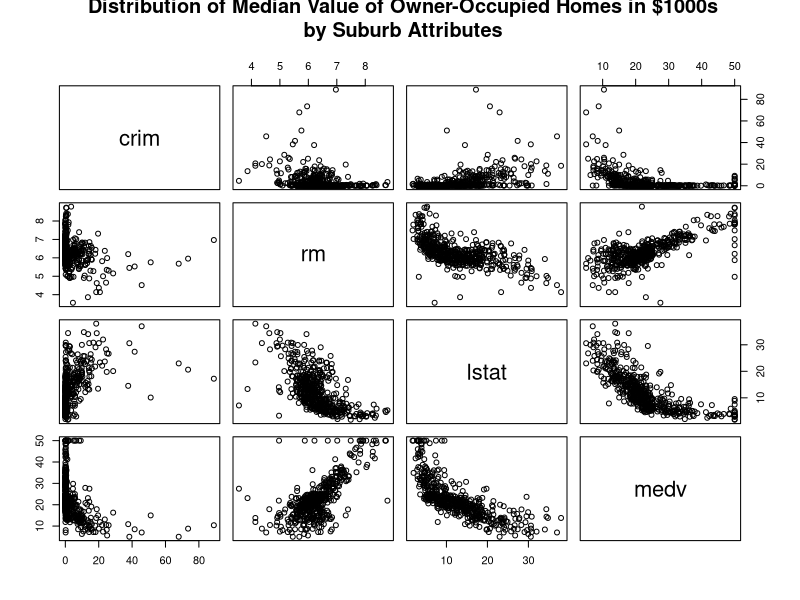
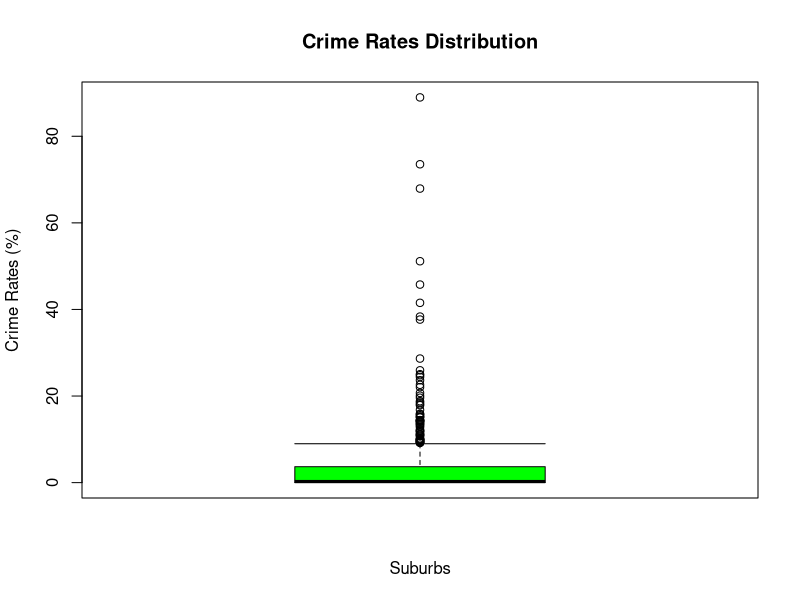
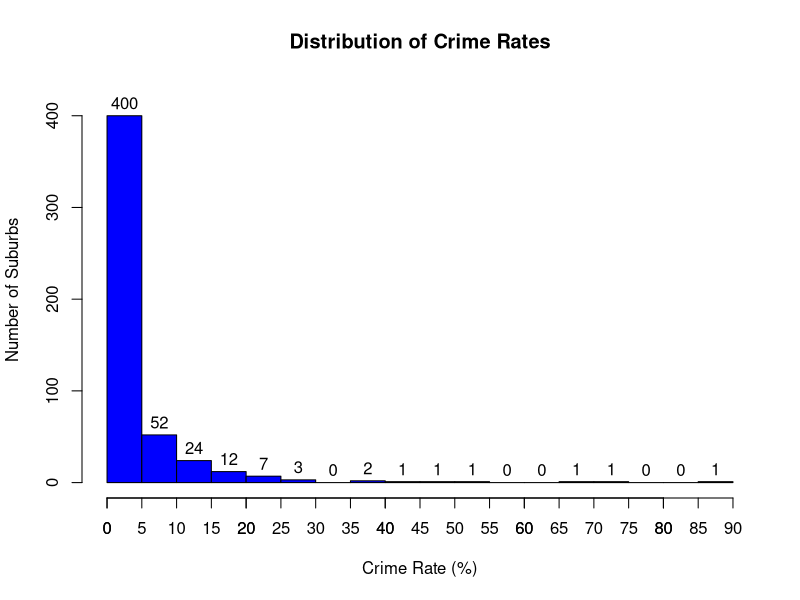
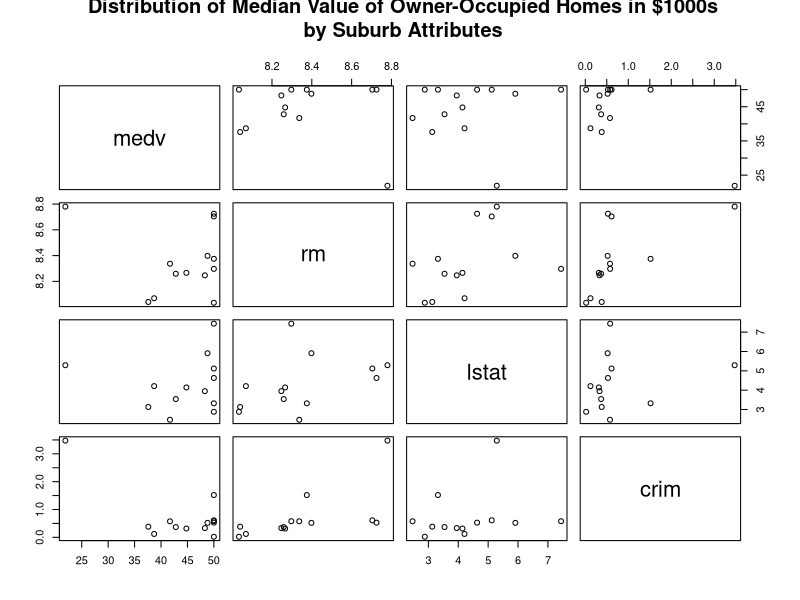
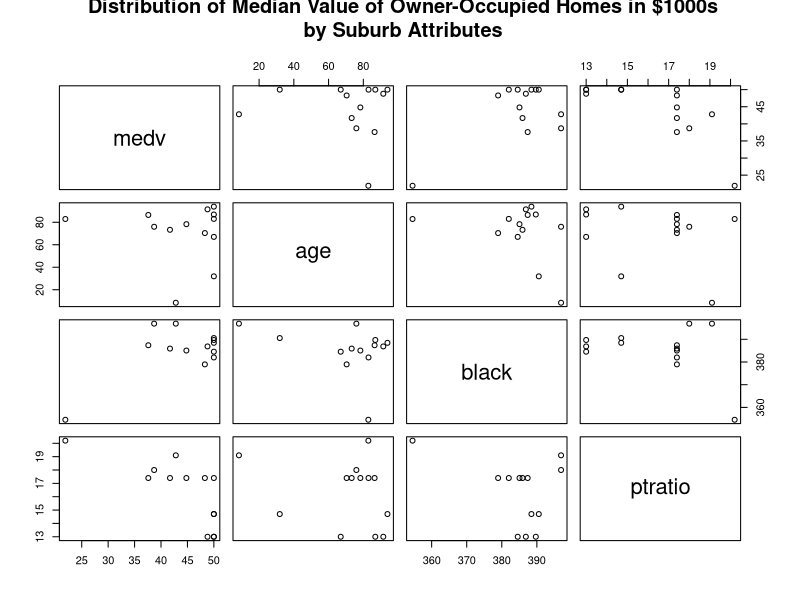
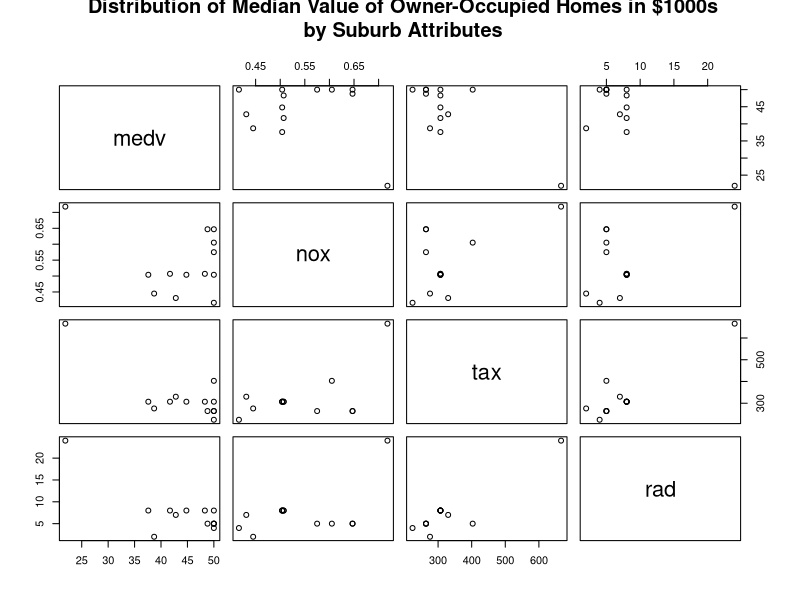
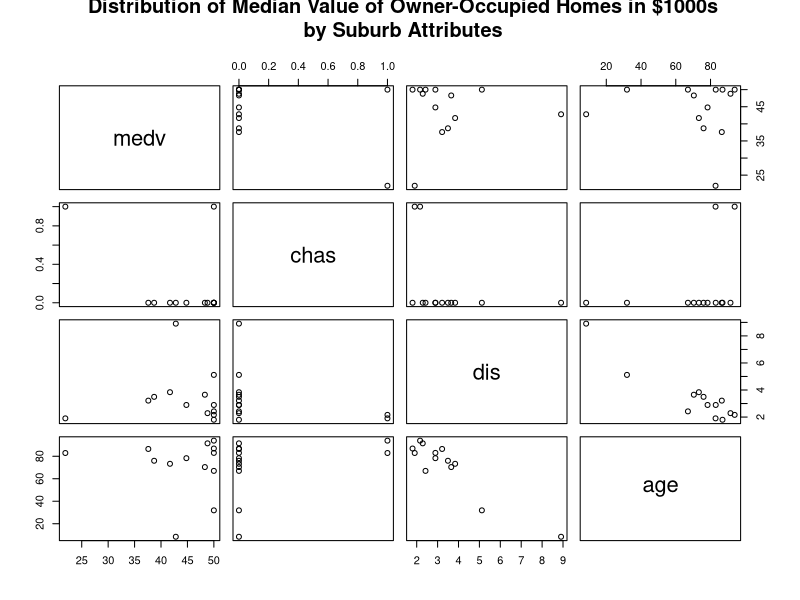
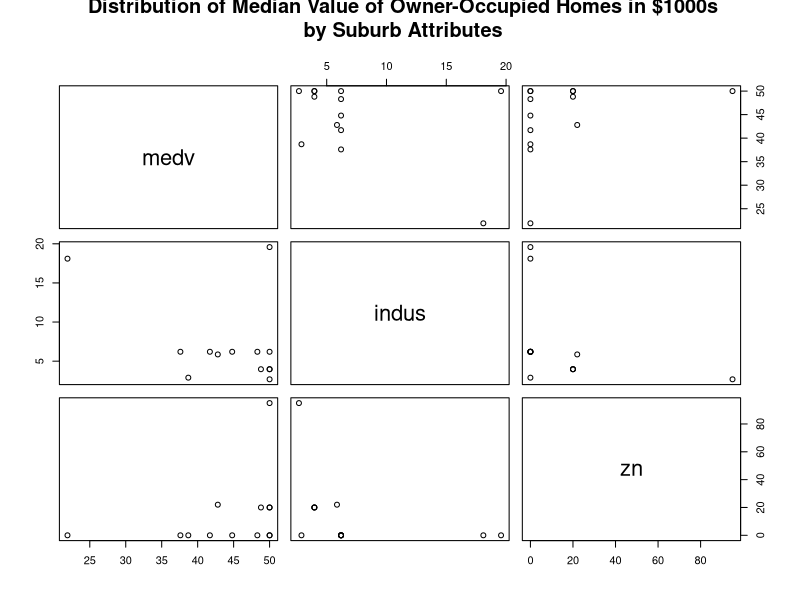

Write the R code that produced these figures, in order.
# getwd()
# setwd("/Users/student/Desktop/")
# getwd()
library(dplyr)
library(readxl)
# To begin, load in the Boston data set. The Boston data set is part of the MASS library in R.
library(MASS)
?Boston
data("Boston")
#Boston_tbl <- tbl_df(Boston)


# crim           per capita crime rate by town.
# zn             proportion of residential land zoned for lots over 25,000 sq.ft.
# indus          proportion of non-retail business acres per town.
# chas           Charles River dummy variable (= 1 if tract bounds river; 0 otherwise).
# nox            nitrogen oxides concentration (parts per 10 million).
# rm             average number of rooms per dwelling.
# age            proportion of owner-occupied units built prior to 1940.
# dis            weighted mean of distances to five Boston employment centres.
# rad            index of accessibility to radial highways.
# tax            full-value property-tax rate per \$10,000.
# ptratio        pupil-teacher ratio by town.
# black          1000(Bk - 0.63)^2 where Bk is the proportion of blacks by town.
# lstat          lower status of the population (percent).
# medv           median value of owner-occupied homes in \$1000s.



# 1. How many observations are in this data set?
dim(Boston) # 506 obs.

# 2. Consider per capita crime rate, average number of rooms per dwelling, percent of the lower
# status of the population, and median value of the owner-occupied homes variables. Make a
# pairwise scatterplot.

# a. Submit the PDF file of the scatterplots.
pairs(Boston[, c(1, 6, 13, 14)], main = " Distribution of Median Value of Owner-Occupied Homes in $1000s\n by Suburb Attributes")

# b. Describe your findings. Comment on how the value of the home is affected by the three 
#factors selected.

# From the pairwise scatterplot, we can see that there seems to be negative (almost linear) 
# relationship or inverse relationship between the median value of the owner-occupied homes and 
# the percent of the lower status of the population. In other words, as the percentage of the population 
# that is of lower status increases, the median value of the owner-occupied homes decreases. One sees a 
# similar relationship between the median value of the owner-occupied homes and per capita crime rate. As 
# the per capita crime rate in a suburb increases, the median value of the owner-occupied homes tends to 
# decrease - although the negative relationship in this case looks weaker. Finally, there seems to be positive 
# (almost linear) relationship between the median value of the owner-occupied homes and the average number of 
# rooms per dwelling. In other words, as the average number of rooms per dwelling in a suburb increases, the median 
# value of the owner-occupied homes increase.



# 3. Consider the crime rate factor. Do any of the suburbs of Boston appear to have particularly high
#crime rates? What data visualization technique is appropriate to use to answer the question
#above?
attach(Boston)  
boxplot(crim, xlab = "Suburbs", ylab = "Crime Rates (%)", main = "Crime Rates Distribution", horizontal = F, staplewex = 1, col = c("green", "red", "blue", "yellow"))

b = seq(0, 90, by= 5)
hist(crim, breaks = b, xlab = "Crime Rate (%)", ylab = "Number of Suburbs", main = "Distribution of Crime Rates", col = "blue", ylim = c(0,420), xlim = c(0,90), labels = T)
axis(1, at = b)
detach(Boston)

# Yes! There a many suburbs of Boston that appear to have particularly high crime rates. An appropriate data visualization technique 
# to answer the question above would be a boxplot. This is an appropriate technique because a boxplot of crime rates shows the outliers 
# in the dataset. An even better a data visualization technique to answer the question above would be a histogram. In this case, the histogram 
# helps us see a subset of the data that clearly deviates from the rest of the data. Using a histogram, we can see that the significant outliers 
# are crime rates above 30% and that there are 8 suburbs with crime rates above 30%. 



# 4. How many of the suburbs in this data set bound the Charles river?

# Without dplyr piping
nrow(subset(Boston, chas ==1)) # 35 suburbs
# With dplyr piping
Boston %>%
  tbl_df() %>%
  filter(chas == 1) %>%
  summarise(count = length(chas)) # 35 suburbs

# 5. What is the median pupil-teacher ratio among the towns in this data set? Report your answer
# with two decimals.
median(Boston$ptratio) # 19.05

# 6. Which suburb(s) of Boston has/have lowest median value of owner occupied homes? Report
# the row number(s).
suburbs_min_medv <- Boston[Boston$medv == min(Boston$medv),]
suburbs_min_medv # rows 399 & 406

# 7. In this data set, how many of the suburbs average more than seven rooms per dwelling?

# Without dplyr piping
rm_over_7 <- subset(Boston, rm>7)
nrow(rm_over_7) # 64 suburbs
# With dplyr piping
Boston %>%
  tbl_df() %>%
  filter(rm>7) %>%
  summarise(count = length(rm)) # 64 suburbs


# 8. Suppose you were hired by a real-estate company to analyze the market for family housing in
#Boston suburbs. Select a subset of the suburbs that average more than eight rooms per
#dwelling. Perform the numeric and visual analysis of the subset. Prepare an executive summary
#of your findings for the real-estate agency to use (that means keep the audience in mind).

# Subsetting without dplyr piping 
rm_over_8 <- subset(Boston, rm>8)
# Subsetting with dplyr piping
rm8 = Boston %>%
  tbl_df() %>%
  filter(rm>8) 

rm8



# NUMERIC ANALYSIS:

summary(rm8)

# IMPORTANT THINGS TO CONSIDER:

# Number of suburbs:
rm8 %>%
  summarise(num_suburbs = length(medv)) # 13 suburbs

# Average property tax ~ 3.25%

# Average per capita crime rate ~ 0.72 crimes per person

# Average proportion of owner-occupied units built prior to 1940 = 71.54% 

# Average median value of owner-occupied median value of owner-occupied homes = $44,200

# Average weighted mean of distances to five Boston employment centres = 3.430

# Number of suburbs in the subset that bound the Charles river:
nrow(subset(rm8, chas ==1)) # 2 suburbs

# Average percentage of the population that is of lower status (poor) = 4.31%

# Average index accessibility to radial highways = 7.462


# VISUAL ANALYSIS:
pairs(rm8[, c(14, 6, 13, 1)], main = " Distribution of Median Value of Owner-Occupied Homes in $1000s\n by Suburb Attributes")

pairs(rm8[, c(14, 7, 12, 11)], main = " Distribution of Median Value of Owner-Occupied Homes in $1000s\n by Suburb Attributes")

pairs(rm8[, c(14, 5, 10, 9)], main = " Distribution of Median Value of Owner-Occupied Homes in $1000s\n by Suburb Attributes")

pairs(rm8[, c(14, 4, 8, 7)], main = " Distribution of Median Value of Owner-Occupied Homes in $1000s\n by Suburb Attributes")

pairs(rm8[, c(14, 3, 2)], main = " Distribution of Median Value of Owner-Occupied Homes in $1000s\n by Suburb Attributes")

boxplot(rm8$medv, xlab = "Suburbs that Average more than Eight Rooms per Dwelling", ylab = "Median Value of Owner-Occupied Homes ($1000s)", main = "Distribution of Median Home Value for Suburbs\n that Average >8 Rooms per Dwelling", horizontal = F, staplewex = 1, col = c("green", "red", "blue", "yellow"))

attach(rm8)
hist(tax, xlab = "Tax rate (/$10,000)", ylab ="Number of Suburbs", main = "Distribution of Tax Rates\nwhere Avg. Room per Dwelling is 8")


# EXECUTIVE SUMMARY:

# Overall, there are 13 suburbs that average more than eight rooms per dwelling. In these suburbs, the average property tax is 3.25% and 
# the median value of owner-occupied homes (MEDV) is $44,200 and all but 1 of the suburbs have a MEDV of $35,000. Another great selling point 
# for potential buyers is that the per capita crime rate is incredibly low at 0.72 crimes per person. Furthermore, most of the people that live 
# in these suburbs are rich as only about 4.31% of the population are poor (or of lower status according to the dataset variables). When buying a 
# home many people would want easy access to radial highways. Easy access to highways can reduce work commute and makes sure that kids get to school on time. 
# Not only this, but most people would also like to live relatively close to work. Fortunately, almost all of these suburbs have easy access to radial highways 
# and are very close to the five Boston employment centres. However, a potential buyer will probably have to sacrifice the price of their home (although most of 
# the median values of these homes are high). In other words, if on ewants to live close to work or have easy access to a highway, they will most likely spend more 
# when buying a home. For those trying to sell, this these features are a great bonus to their property value. Another thing a potential buyer or a real estate would 
# be interested in knowing is the age of the homes. About 71.54% of the homes were built prior to 1940. A real estate agency should make sure that they keep this in 
# mind when looking at what homes best fit their clients' desires. Finally, given the fact that the desire to raise a family is an important factor in house hunting, 
# it is important that the real estate agency tells their client(s) that most of the suburbs have relatively low nitrogen oxides concentrations (parts per 10 million).
